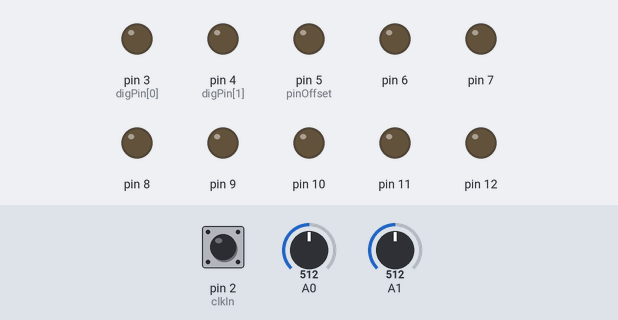
Recording of a sketch running on a simulated Arduino Nano, built with avr-gcc and run on an emulated ATmega328P. Parts: output pins drawn as LEDs (lit = HIGH). Dashed ring = blinking. The inputs (shaded band) are chosen by the test bench; at power-on: pin 2 (clkIn) HIGH, A0 = 512, A1 = 512.

Above: at 1.2 s.
1.3 s: pin 2 (clkIn) pulsed LOW 5 times (0.12 s each, 0.3 s apart)
At 1.9 s:
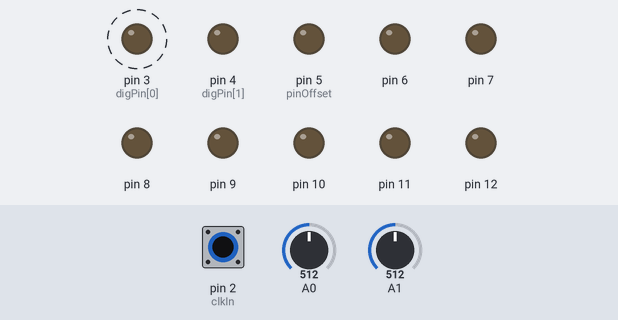
At 2.49 s:
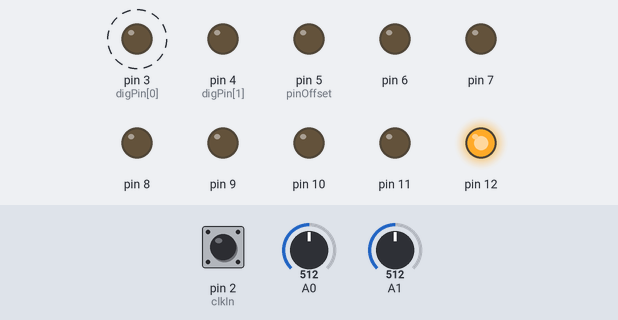
Timing chart, 0 to 4.3 s (numbered marks = the images above; inputs shaded):
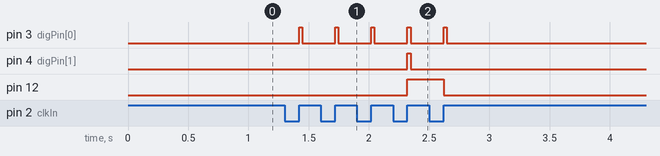

The sketch:

AC07_Sequencer.ino
```cpp
// (licence header left out)
//  constants related to the Arduino Nano pin use
const int clkIn = 2;           // the digital (clock) input
const int digPin[2] = {3, 4};  // the digital output pins
const int pinOffset = 5;       // the first DAC pin (from 5-12)
const int trigTime = 25;       // the standard trigger time
const int pauseTime = 250;     // require a pause

//  variables for interrupt handling of the clock input
volatile int clkState = LOW;

//  variables used to control the current DIO output states
int digState[2] = {LOW, LOW};  // start with both set low
unsigned long digTime[2] = {0, 0};      // the times of the last HIGH

//  recording and playback variables
int seqValue[8] = {0, 0, 0, 0, 0, 0, 0, 0};
int maxSeqValue = 8;
int currSeqPlay = 0;

//  limit changes to the sequencer to require a 100ms pause
int lastPos = -1;
unsigned long lastPosMillis = 0;

//  ==================== start of setup() ======================

void setup() {
  // set up the digital (clock) input
  pinMode(clkIn, INPUT);

  // set up the digital outputs
  for (int i=0; i<2; i++) {
    pinMode(digPin[i], OUTPUT);
    digitalWrite(digPin[i], LOW);
  }

  // set up the 8-bit DAC output pins
  for (int i=0; i<8; i++) {
    pinMode(pinOffset+i, OUTPUT);
    digitalWrite(pinOffset+i, LOW);
  }

  attachInterrupt(0, isr, RISING);
}

//  ==================== start of loop() =======================

void loop()
{
  int tempPos = analogRead(1) >> 7;

  // on clock tick, move forward and play.
  if (clkState == HIGH) {
    clkState = LOW;

    currSeqPlay = (++currSeqPlay % maxSeqValue);
    dacOutput(seqValue[currSeqPlay]);

    digState[0] = HIGH;
    digTime[0] = millis();
    digitalWrite(digPin[0], HIGH);

    if (currSeqPlay == tempPos) {
      digState[1] = HIGH;
      digTime[1] = millis();
      digitalWrite(digPin[1], HIGH);
    }
  }

  // record the current knob position values
  if (tempPos != lastPos) {
    lastPos = tempPos;
    lastPosMillis = millis();
  }

  // if we've been pause long enough, read the value
  if (millis() - lastPosMillis > pauseTime) {
    int tempVal = quantNote(analogRead(0));
    seqValue[lastPos] = tempVal;
  }

  // turn off the gate when required
  for (int i=0; i<2; i++) {
    if ((millis() - digTime[i] > trigTime) && (digState[i] == HIGH)) {
      digState[i] = LOW;
      digitalWrite(digPin[i], LOW);
    }
  }
}

//  =================== convenience routines ===================

//  isr() - quickly handle interrupts from the clock input
//  ------------------------------------------------------
void isr()
{
  clkState = HIGH;
}

//  dacOutput(byte) - deal with the DAC output
//  -----------------------------------------
void dacOutput(byte v)
{
  PORTB = (PORTB & B11100000) | (v >> 3);
	PORTD = (PORTD & B00011111) | ((v & B00000111) << 5);
}

//  quantNote(int) - drop an incoming value to a note value
//  -------------------------------------------------------
int quantNote(int v)
{
  // feed this routine the input from one of the analog inputs
  // and it will return the value in a 0-64 range.
  return (v >> 4) << 2;
}

//  ===================== end of program =======================
```

Measured:
- after the input at 1.3 s, pin 3 (digPin[0]): alternates HIGH for 0.03 s and LOW for 0.27 s, 10 changes in all, then stays LOW, starting after 0.12 s; pin 4 (digPin[1]): LOW → HIGH after 1.0 s, → LOW 0.03 s later; pin 12: LOW → HIGH after 1.0 s, → LOW 0.30 s later
